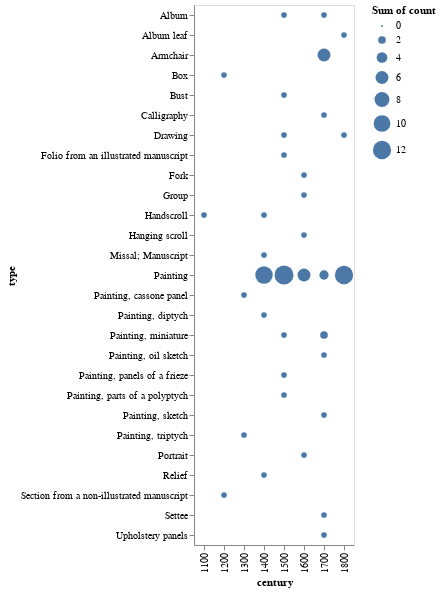

This figure's notebook cell:
### Code cell
import altair as alt

alt.Chart(met_beard_centuries_df).mark_circle().encode(
    x='century:O',
    y='type:O',
    size='sum(count):Q'
)

### Figure 1 — Vega-Lite specification as saved in the notebook (floating-point values rounded to 4 significant figures)
{"config": {"view": {"continuousWidth": 400, "continuousHeight": 300}}, "data": {"name": "data-5a93515f8b0b684a9e496be9e01ea386"}, "mark": "circle", "encoding": {"size": {"type": "quantitative", "aggregate": "sum", "field": "count"}, "x": {"type": "ordinal", "field": "century"}, "y": {"type": "ordinal", "field": "type"}}, "$schema": "https://vega.github.io/schema/vega-lite/v4.8.1.json", "datasets": {"data-5a93515f8b0b684a9e496be9e01ea386": [{"type": "Handscroll", "count": 1, "century": 1100}, {"type": "Box", "count": 1, "century": 1200}, {"type": "Section from a non-illustrated manuscript", "count": 1, "century": 1200}, {"type": "Painting, triptych", "count": 1, "century": 1300}, {"type": "Painting, cassone panel", "count": 1, "century": 1300}, {"type": "Painting", "count": 11, "century": 1400}, {"type": "Relief", "count": 1, "century": 1400}, {"type": "Handscroll", "count": 1, "century": 1400}, {"type": "Missal; Manuscript", "count": 1, "century": 1400}, {"type": "Painting, diptych", "count": 1, "century": 1400}, {"type": "Painting", "count": 13, "century": 1500}, {"type": "Bust", "count": 1, "century": 1500}, {"type": "Painting, miniature", "count": 1, "century": 1500}, {"type": "Painting, parts of a polyptych", "count": 1, "century": 1500}, {"type": "Drawing", "count": 1, "century": 1500}, {"type": "Folio from an illustrated manuscript", "count": 1, "century": 1500}, {"type": "Album", "count": 1, "century": 1500}, {"type": "Painting, panels of a frieze", "count": 1, "century": 1500}, {"type": "Fork", "count": 1, "century": 1600}, {"type": "Painting", "count": 6, "century": 1600}, {"type": "Group", "count": 1, "century": 1600}, {"type": "Portrait", "count": 1, "century": 1600}, {"type": "Hanging scroll", "count": 1, "century": 1600}, {"type": "Painting", "count": 3, "century": 1700}, {"type": "Painting, miniature", "count": 2, "century": 1700}, {"type": "Armchair", "count": 6, "century": 1700}, {"type": "Calligraphy", "count": 1, "century": 1700}, {"type": "Painting, oil sketch", "count": 1, "century": 1700}, {"type": "Album", "count": 1, "century": 1700}, {"type": "Settee", "count": 1, "century": 1700}, {"type": "Upholstery panels", "count": 1, "century": 1700}, {"type": "Painting, sketch", "count": 1, "century": 1700}, {"type": "Painting", "count": 12, "century": 1800}, {"type": "Drawing", "count": 1, "century": 1800}, {"type": "Album leaf", "count": 1, "century": 1800}]}}
